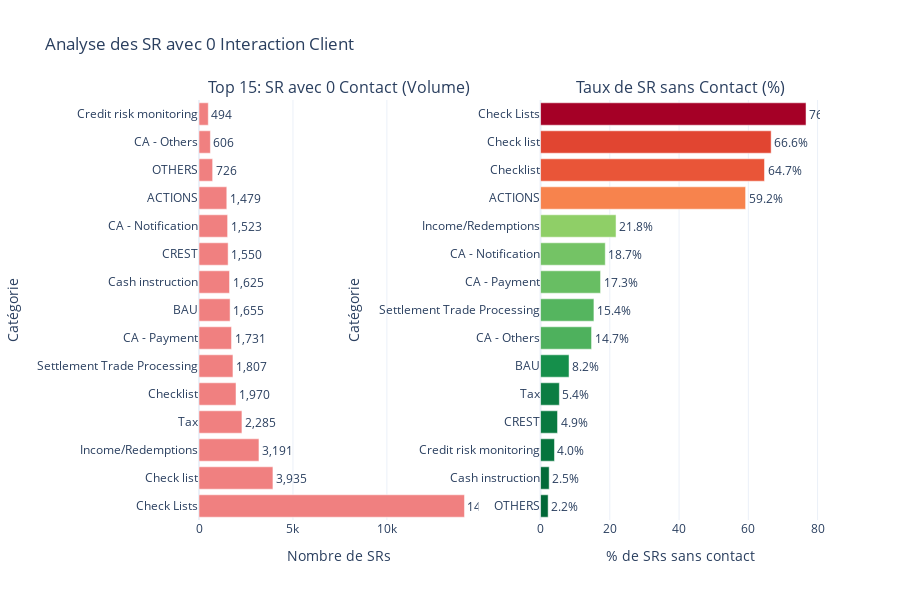

Write notebook code for a chart like this one.
### Code cell
# Visualisation : SR avec 0 contact
fig = make_subplots(
    rows=1, cols=2,
    subplot_titles=('Top 15: SR avec 0 Contact (Volume)', 'Taux de SR sans Contact (%)'),
    specs=[[{"type": "bar"}, {"type": "bar"}]]
)

df_viz = zero_contact_analysis.head(15).copy()

# Graphique 1 : Volume de SRs avec 0 contact
fig.add_trace(
    go.Bar(
        y=df_viz['category_name'],
        x=df_viz['srs_zero_contact'],
        orientation='h',
        text=df_viz['srs_zero_contact'].apply(lambda x: f"{x:,}"),
        textposition='outside',
        marker_color='lightcoral',
        name='SRs sans contact',
        hovertemplate='<b>%{y}</b><br>SRs sans contact: %{x:,}<extra></extra>'
    ),
    row=1, col=1
)

# Graphique 2 : Pourcentage de SRs avec 0 contact
df_sorted = df_viz.sort_values('pct_zero_contact')
fig.add_trace(
    go.Bar(
        y=df_sorted['category_name'],
        x=df_sorted['pct_zero_contact'],
        orientation='h',
        text=df_sorted['pct_zero_contact'].apply(lambda x: f"{x:.1f}%"),
        textposition='outside',
        marker_color=df_sorted['pct_zero_contact'],
        marker_colorscale='RdYlGn_r',
        name='% sans contact',
        hovertemplate='<b>%{y}</b><br>Taux: %{x:.1f}%<extra></extra>'
    ),
    row=1, col=2
)

fig.update_xaxes(title_text="Nombre de SRs", row=1, col=1)
fig.update_yaxes(title_text="Catégorie", row=1, col=1)
fig.update_xaxes(title_text="% de SRs sans contact", row=1, col=2)
fig.update_yaxes(title_text="Catégorie", row=1, col=2)

fig.update_layout(height=600, showlegend=False, title_text="Analyse des SR avec 0 Interaction Client")
fig.show()

### Figure 1 — Plotly figure (JSON) as saved in the notebook; plotly's stock layout.template omitted (floating-point values rounded to 4 significant figures)
{"data": [{"hovertemplate": "<b>%{y}</b><br>SRs sans contact: %{x:,}<extra></extra>", "marker": {"color": "lightcoral"}, "name": "SRs sans contact", "orientation": "h", "text": ["14,130", "3,935", "3,191", "2,285", "1,970", "1,807", "1,731", "1,655", "1,625", "1,550", "1,523", "1,479", "726", "606", "494"], "textposition": "outside", "type": "bar", "x": [14130, 3935, 3191, 2285, 1970, 1807, 1731, 1655, 1625, 1550, 1523, 1479, 726, 606, 494], "xaxis": "x", "y": ["Check Lists", "Check list", "Income/Redemptions", "Tax", "Checklist", "Settlement Trade Processing", "CA - Payment", "BAU", "Cash instruction", "CREST", "CA - Notification", "ACTIONS", "OTHERS", "CA - Others", "Credit risk monitoring"], "yaxis": "y"}, {"hovertemplate": "<b>%{y}</b><br>Taux: %{x:.1f}%<extra></extra>", "marker": {"color": [2.19, 2.49, 4.02, 4.9, 5.43, 8.22, 14.73, 15.41, 17.33, 18.69, 21.8, 59.21, 64.67, 66.59, 76.66], "colorscale": [[0, "rgb(0,104,55)"], [0.1, "rgb(26,152,80)"], [0.2, "rgb(102,189,99)"], [0.3, "rgb(166,217,106)"], [0.4, "rgb(217,239,139)"], [0.5, "rgb(255,255,191)"], [0.6, "rgb(254,224,139)"], [0.7, "rgb(253,174,97)"], [0.8, "rgb(244,109,67)"], [0.9, "rgb(215,48,39)"], [1, "rgb(165,0,38)"]]}, "name": "% sans contact", "orientation": "h", "text": ["2.2%", "2.5%", "4.0%", "4.9%", "5.4%", "8.2%", "14.7%", "15.4%", "17.3%", "18.7%", "21.8%", "59.2%", "64.7%", "66.6%", "76.7%"], "textposition": "outside", "type": "bar", "x": [2.19, 2.49, 4.02, 4.9, 5.43, 8.22, 14.73, 15.41, 17.33, 18.69, 21.8, 59.21, 64.67, 66.59, 76.66], "xaxis": "x2", "y": ["OTHERS", "Cash instruction", "Credit risk monitoring", "CREST", "Tax", "BAU", "CA - Others", "Settlement Trade Processing", "CA - Payment", "CA - Notification", "Income/Redemptions", "ACTIONS", "Checklist", "Check list", "Check Lists"], "yaxis": "y2"}], "layout": {"annotations": [{"font": {"size": 16}, "showarrow": false, "text": "Top 15: SR avec 0 Contact (Volume)", "x": 0.225, "xanchor": "center", "xref": "paper", "y": 1, "yanchor": "bottom", "yref": "paper"}, {"font": {"size": 16}, "showarrow": false, "text": "Taux de SR sans Contact (%)", "x": 0.775, "xanchor": "center", "xref": "paper", "y": 1, "yanchor": "bottom", "yref": "paper"}], "height": 600, "showlegend": false, "title": {"text": "Analyse des SR avec 0 Interaction Client"}, "xaxis": {"anchor": "y", "domain": [0, 0.45], "title": {"text": "Nombre de SRs"}}, "xaxis2": {"anchor": "y2", "domain": [0.55, 1], "title": {"text": "% de SRs sans contact"}}, "yaxis": {"anchor": "x", "domain": [0, 1], "title": {"text": "Catégorie"}}, "yaxis2": {"anchor": "x2", "domain": [0, 1], "title": {"text": "Catégorie"}}}}
